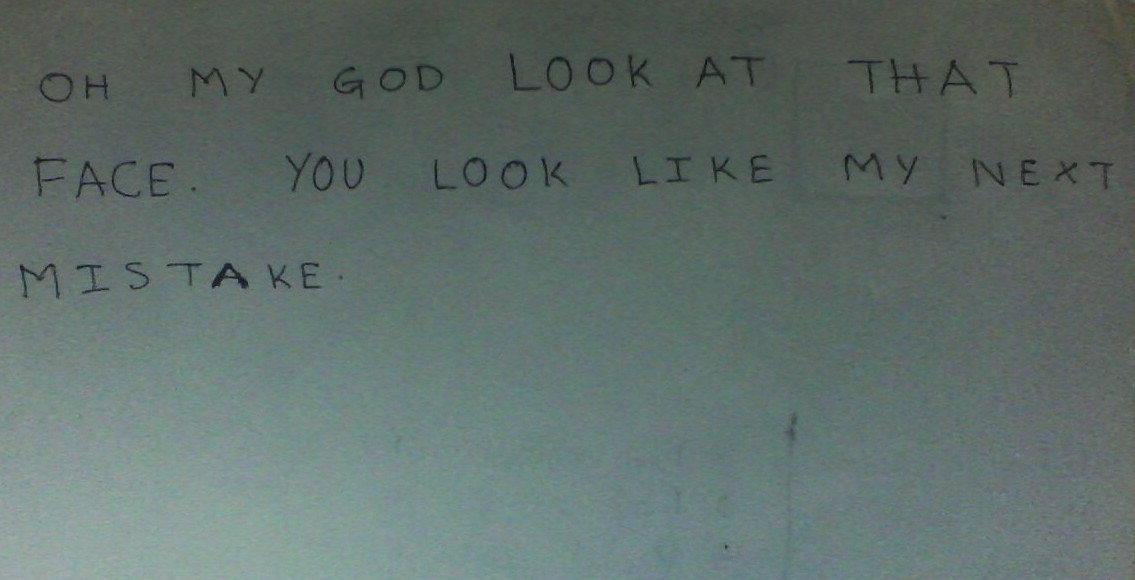
#> input picture Training/Test_images/crop1.jpg, 1135 x 580 px, given in place of the camera
$ python realtime_contours.py   (older library calls are emulated)
#> lines starting #> are read from the running program, lines starting #| are printed output that depends on the picture; after the words box and inside, x2 and y2 are one past the last pixel; in counts of white or black regions, pixels touching at a corner belong together
import cv2

def nothing(x):
    pass


cam = cv2.VideoCapture(0)
cv2.namedWindow('Real-time Contours')
cv2.createTrackbar('min','Real-time Contours',0,255,nothing)
cv2.createTrackbar('max','Real-time Contours',80,255,nothing)
while (1):
    mi = cv2.getTrackbarPos('min','Contours')
    ma = cv2.getTrackbarPos('max','Contours')

    ret, frame = cam.read()
#> frame is the input picture: shape (580, 1135, 3); mean B, G, R 106.7, 110.8, 96.2
    gray = cv2.cvtColor(frame, cv2.COLOR_BGR2GRAY)
    edges = cv2.Canny(gray,0,80)
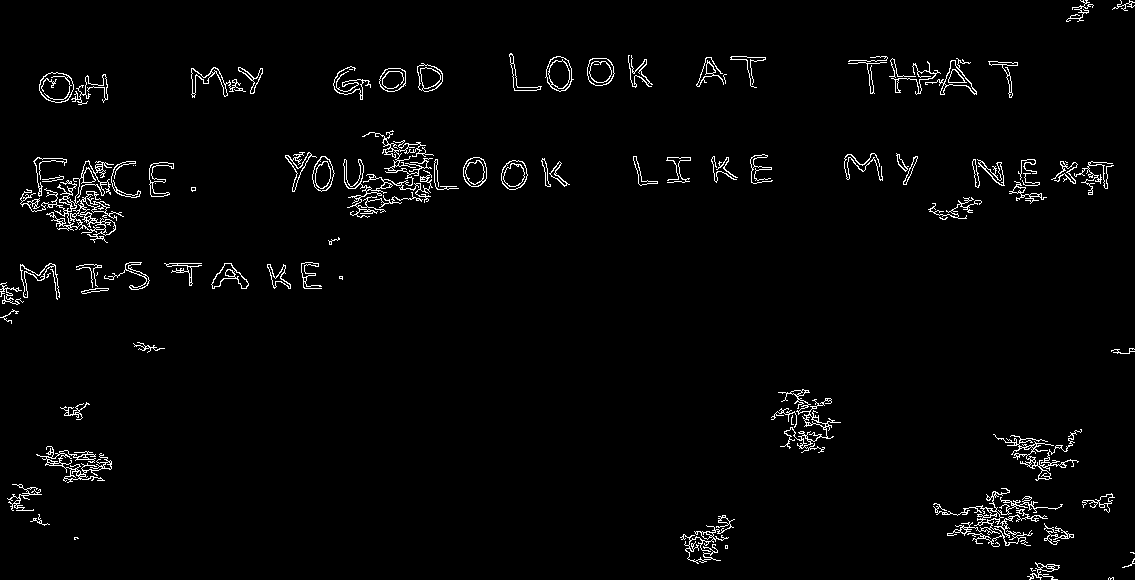
#> edges: shape (580, 1135); 2.4% white in thin lines or dots
    im2,cnts,h = cv2.findContours(edges,cv2.RETR_TREE,cv2.CHAIN_APPROX_SIMPLE)
#> cnts = 362 contours, 217 with area under 20; largest, box (x1, y1, x2, y2) and area: (20, 160, 124, 243) 1244, (39, 72, 74, 103) 807, (39, 72, 74, 103) 772, (545, 56, 574, 92) 700, (343, 130, 434, 218) 649; h = 362 rows, first 6: [1, -1, -1, -1], [2, 0, -1, -1], [9, 1, 3, -1], [4, -1, -1, 2], [5, 3, -1, 2], [6, 4, -1, 2]

    cv2.putText(frame,'Contours Found : '+str(len(cnts)), (30,60), cv2.FONT_HERSHEY_SIMPLEX, 1, (255,255,255))
    cv2.putText(frame,'Contours plotted : '+str(90), (30,100), cv2.FONT_HERSHEY_SIMPLEX, 1, (255,255,255))
    cnts = sorted(cnts,key=cv2.contourArea,reverse=True)
    cv2.drawContours(frame,cnts[:100],-1,(0,255,255),2)
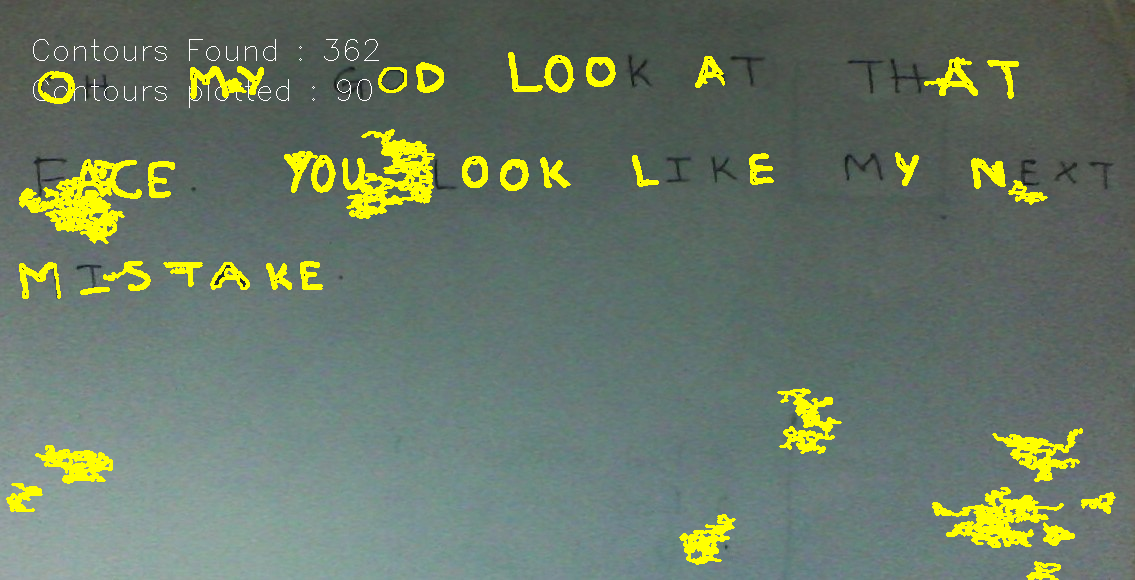
#> frame: shape (580, 1135, 3); mean B, G, R 102.2, 119.1, 105.1
    cv2.imshow('Real-time Contours',frame)

    key = cv2.waitKey(10)
#> (key Esc is pressed here)
    if key == 27:
        break


cam.release()
cv2.destroyAllWindows()

$ run again, on Training/Test_images/uncrop.jpg
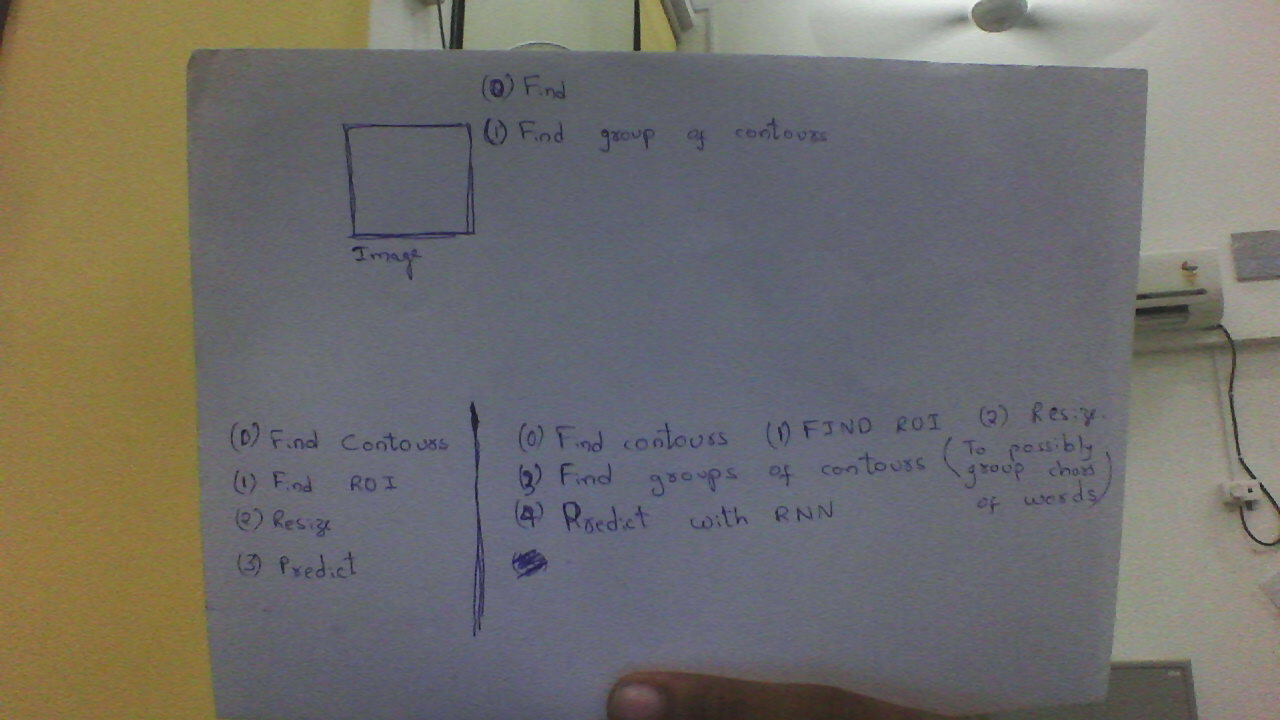
#> input picture Training/Test_images/uncrop.jpg, 1280 x 720 px, given in place of the camera
#> frame is the input picture: shape (720, 1280, 3); mean B, G, R 107, 110.5, 113
#> `edges = cv2.Canny(gray,0,80)`:
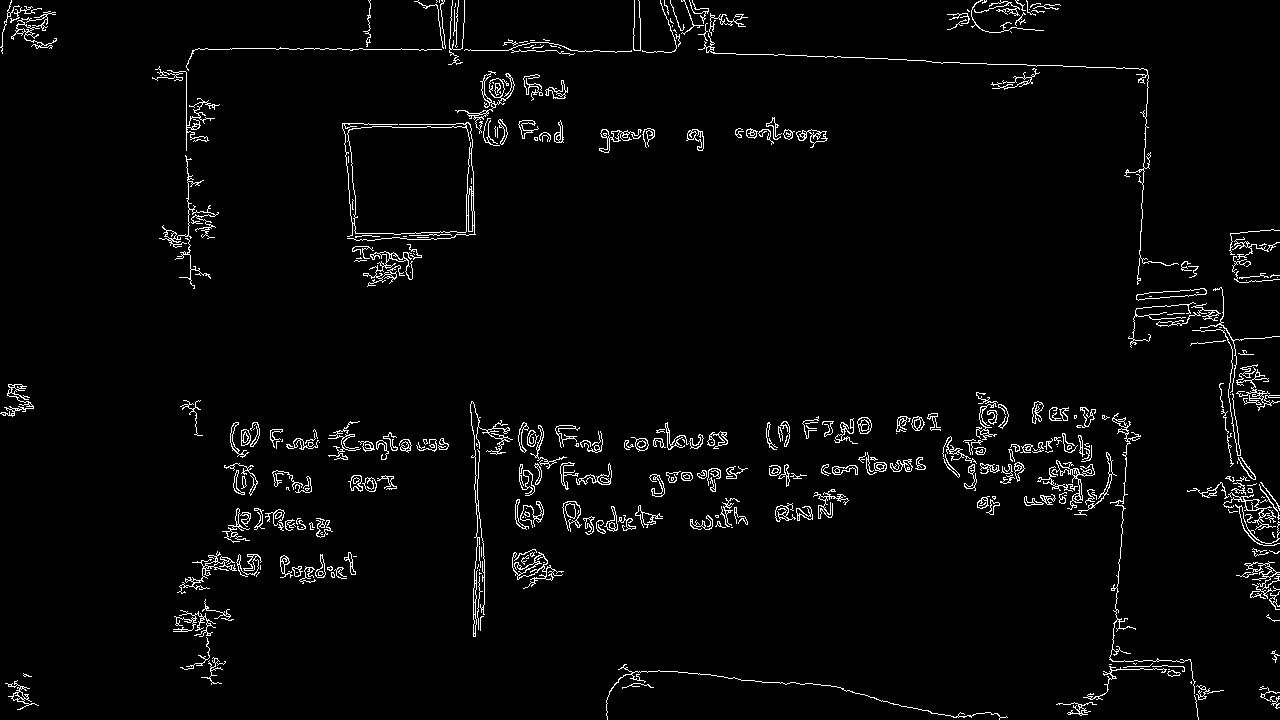
#> edges: shape (720, 1280); 3% white in thin lines or dots
#> cnts = 776 contours, 493 with area under 20; largest, box (x1, y1, x2, y2) and area: (342, 122, 476, 241) 12688, (347, 122, 473, 235) 12238, (455, 71, 515, 134) 439, (1136, 288, 1207, 301) 382, (1136, 288, 1207, 301) 376; h = 776 rows, first 6: [6, -1, 1, -1], [2, -1, -1, 0], [3, 1, -1, 0], [4, 2, -1, 0], [5, 3, -1, 0], [-1, 4, -1, 0]
#> `cv2.drawContours(frame,cnts[:100],-1,(0,255,255),2)`:
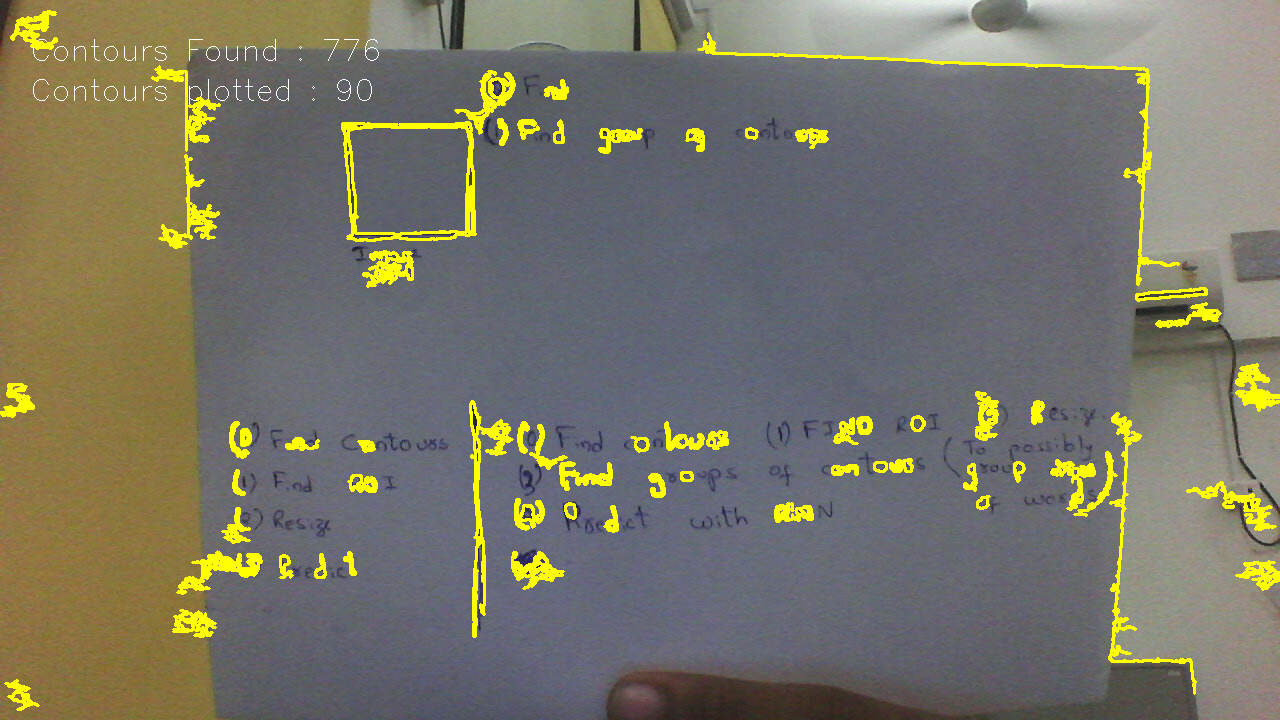
#> frame: shape (720, 1280, 3); mean B, G, R 103, 117.1, 119.5
